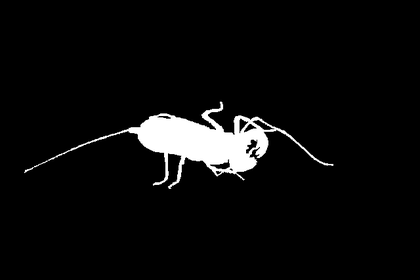
%> input picture experiments_eccv2014/groundTruth/006_insectjaw.png, 420 x 280 px, shrunk from 640 x 427 before the run
$ octave example_motivation.m   (GNU Octave 9; MATLAB toolbox functions it lacks are replaced by stand-ins)
%> lines starting %> are read from the running program, lines starting %| are printed output that depends on the picture; in (x1, y1, x2, y2) boxes, pixels count from 0 and x2, y2 are one past the last pixel; in counts of white or black regions, pixels touching at a corner belong together; the program's own positions count from 1
### experiments_eccv2014/readBinaryImage_noGray.m
function mask = readBinaryImage_noGray( imageName )
%> called with imageName = 'groundTruth/006_insectjaw.png'

gtImage = im2double(imread(imageName));
%> gtImage: size 280x420 double; min 0, max 1, mean 0.0476
if numel(size(gtImage)) == 3
    gtImage = rgb2gray(gtImage);
end

mask = nan(size(gtImage, 1), size(gtImage, 2));
mask(gtImage < 0.4) = 0;
%> mask: size 280x420 double; 4.89% of the values are NaN or infinite; the others: min 0, max 0, mean 0
mask(gtImage >= 0.4) = 1;
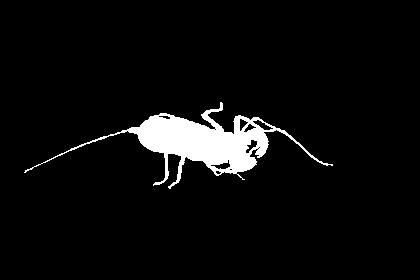
%> mask: size 280x420 double; values 0 (black) and 1 (white), 4.9% white; 1 white region, box (x1, y1, x2, y2) and area: (24, 102, 333, 189) 5752

end

### setup.m
function setup
%setup adds all the paths required by this package

rootDir = fileparts( mfilename( 'fullpath' ) );

addpath( fullfile(rootDir, 'graphCutMex_IBFS') );
addpath( fullfile(rootDir, 'preprocess') );
addpath( fullfile(rootDir, 'preprocess', 'gsc') );
addpath( fullfile(rootDir, 'data' ) );
addpath( fullfile(rootDir, 'training' ) );
addpath( fullfile(rootDir, 'training', 'losses' ) );
addpath( fullfile(rootDir, 'training', 'oracles' ) );
addpath( fullfile(rootDir, 'training', 'utils' ) );

end

### experiments_eccv2014/example_motivation.m
%example_motivation provides a motivating example from ECCV 2014 paper

rootDir = fileparts(fileparts(mfilename('fullpath')));
run(fullfile(rootDir, 'setup.m')) ;

gtImages = cell(2,1);
gtImages{1} = readBinaryImage_noGray('groundTruth/006_insectjaw.png');
gtImages{2} = readBinaryImage_noGray('groundTruth/010_blackbeetle.png');
%> call 2 of readBinaryImage_noGray, with imageName = 'groundTruth/010_blackbeetle.png'
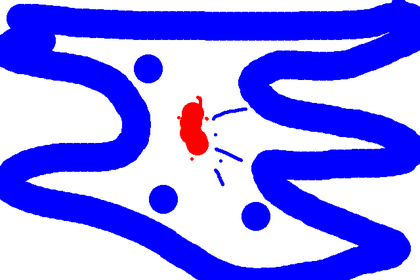
%> input picture experiments_eccv2014/seeds/010_blackbeetle.png, 420 x 280 px, shrunk from 640 x 427 before the run
%> in readBinaryImage_noGray (call 2), `gtImage = rgb2gray(gtImage);`:
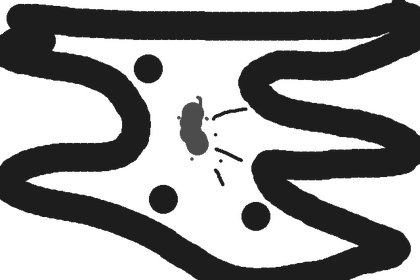
%> gtImage: size 280x420 double; min 0.114, max 1, mean 0.594
%> in readBinaryImage_noGray (call 2), `mask(gtImage >= 0.4) = 1;`: mask: size 280x420 double; values 0 (black) and 1 (white), 54.5% white; 13 black regions (5 under 20 px), largest, box (x1, y1, x2, y2) and area: (0, 0, 420, 280) 50210, (180, 96, 208, 155) 1089, (149, 185, 178, 214) 649

resultImages = cell(2, 3);
resultImages{1, 1} = readBinaryImage_noGray('segmentations/006_insectjaw_GT_open.png');
%> call 3 of readBinaryImage_noGray, with imageName = 'segmentations/006_insectjaw_GT_open.png'
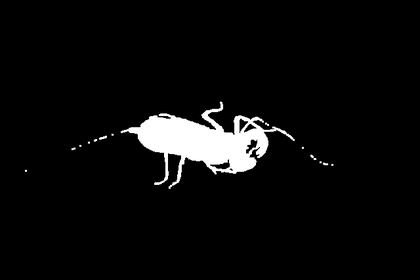
%> input picture experiments_eccv2014/segmentations/006_insectjaw_GT_open.png, 420 x 280 px, shrunk from 640 x 427 before the run
%> in readBinaryImage_noGray (call 3), `mask(gtImage >= 0.4) = 1;`: mask: size 280x420 double; values 0 (black) and 1 (white), 4.7% white; 14 white regions (12 under 20 px), largest, box (x1, y1, x2, y2) and area: (121, 102, 295, 189) 5411, (99, 136, 107, 140) 20
resultImages{1, 2} = readBinaryImage_noGray('segmentations/006_insectjaw_GT_average.png');
%> call 4 of readBinaryImage_noGray, with imageName = 'segmentations/006_insectjaw_GT_average.png'
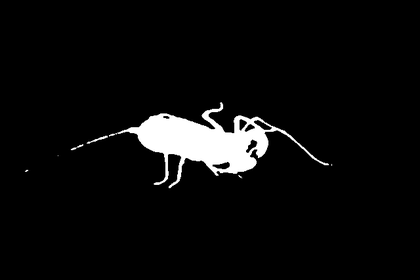
%> input picture experiments_eccv2014/segmentations/006_insectjaw_GT_average.png, 420 x 280 px, shrunk from 640 x 427 before the run
%> in readBinaryImage_noGray (call 4), `mask(gtImage >= 0.4) = 1;`: mask: size 280x420 double; values 0 (black) and 1 (white), 4.8% white; 6 white regions (3 under 20 px), largest, box (x1, y1, x2, y2) and area: (109, 102, 329, 188) 5595, (87, 136, 108, 144) 44, (71, 144, 83, 150) 23
resultImages{1, 3} = readBinaryImage_noGray('segmentations/006_insectjaw_GT_thinning.png');
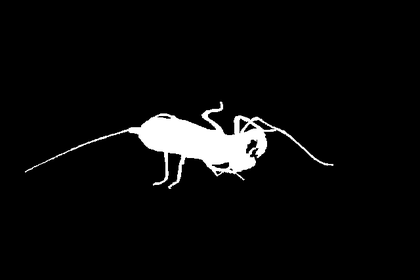
%> input picture experiments_eccv2014/segmentations/006_insectjaw_GT_thinning.png, 420 x 280 px, shrunk from 640 x 427 before the run
%> in readBinaryImage_noGray (call 5), `mask(gtImage >= 0.4) = 1;`:
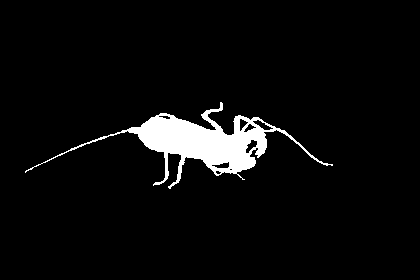
%> mask: size 280x420 double; values 0 (black) and 1 (white), 4.7% white; 1 white region, box (x1, y1, x2, y2) and area: (25, 102, 333, 189) 5513
resultImages{2, 1} = readBinaryImage_noGray('segmentations/010_blackbeetle_GT_open.png');
%> the run ends on the next line
